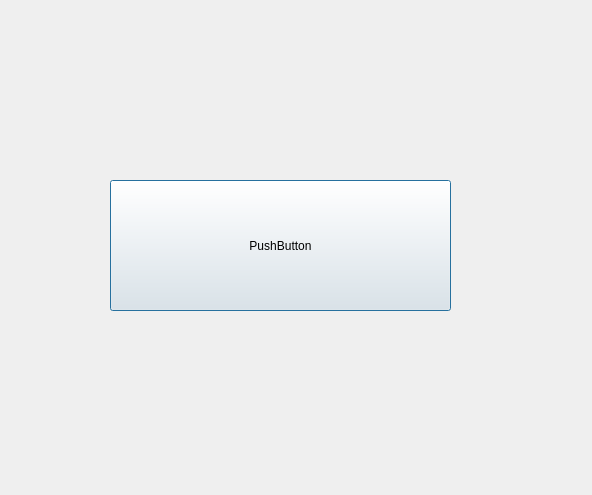
<?xml version="1.0" encoding="UTF-8"?>
<ui version="4.0">
 <class>sqlcheck</class>
 <widget class="QDialog" name="sqlcheck">
  <property name="geometry">
   <rect>
    <x>0</x>
    <y>0</y>
    <width>592</width>
    <height>495</height>
   </rect>
  </property>
  <property name="windowTitle">
   <string>Dialog</string>
  </property>
  <widget class="QPushButton" name="pushButton">
   <property name="geometry">
    <rect>
     <x>110</x>
     <y>180</y>
     <width>341</width>
     <height>131</height>
    </rect>
   </property>
   <property name="text">
    <string>PushButton</string>
   </property>
  </widget>
 </widget>
 <resources/>
 <connections/>
</ui>
